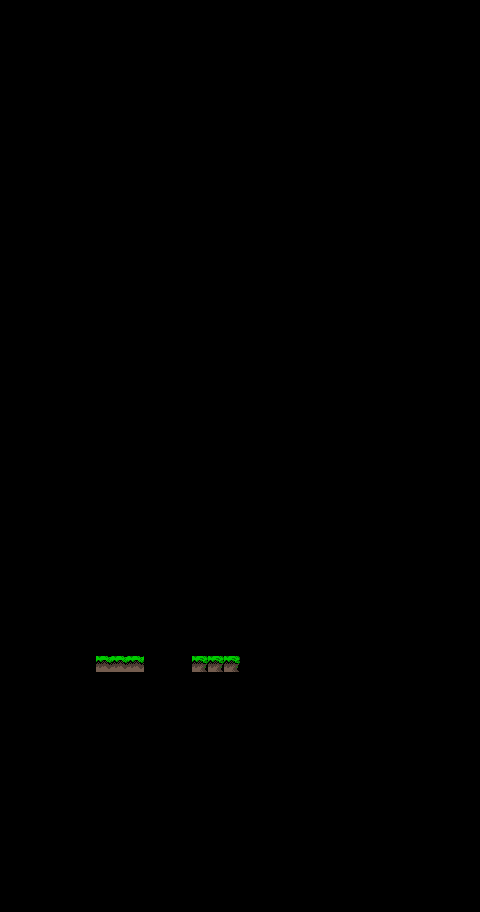

A level layout from a 2D game, rendered from its tile map. Below: a short description, then the map file with tile-grid data replaced by summaries:
An orthogonal 30x57 tile map with 16x16 px tiles, 1 tile layer (platforms) and 9 objects (7x Object, Player).

<map version="1.0" orientation="orthogonal" width="30" height="57" tilewidth="16" tileheight="16">
 <tileset firstgid="1" name="plattform" tilewidth="16" tileheight="16">
  <image source="plattform.png" width="256" height="256" />
 </tileset>
 <layer name="platforms" width="30" height="57">
  <data>[1710 cells, 26 non-empty, 3 distinct tile ids]</data>
 </layer>
 <objectgroup name="objects" width="30" height="57">
  <object name="start" type="Player" x="208" y="624" width="16" height="16" />
  <object x="400" y="640" height="16" />
  <object name="portal1" type="Object" x="112" y="896">
   <properties>
    <property name="class" value="Portal" />
    <property name="dir" value="1" />
    <property name="link" value="portal2" />
   </properties>
   <polyline points="-112,0 368,0" />
  </object>
  <object name="portal2" type="Object" x="112" y="16">
   <properties>
    <property name="class" value="Portal" />
    <property name="dir" value="-1" />
    <property name="link" value="portal1" />
   </properties>
   <polyline points="-112,0 368,0" />
  </object>
  <object name="kirby" type="Object" x="384" y="592" width="16" height="16">
   <properties>
    <property name="charges" value="inf" />
    <property name="class" value="Power" />
    <property name="power" value="kjump" />
   </properties>
  </object>
  <object name="portal3" type="Object" x="0" y="48">
   <properties>
    <property name="class" value="Portal" />
    <property name="dir" value="-1" />
    <property name="link" value="portal4" />
   </properties>
   <polyline points="0,-32 0,848" />
  </object>
  <object name="portal4" type="Object" x="480" y="48">
   <properties>
    <property name="class" value="Portal" />
    <property name="dir" value="1" />
    <property name="link" value="portal3" />
   </properties>
   <polyline points="0,-32 0,848" />
  </object>
  <object name="portal5" type="Object" x="192" y="672">
   <properties>
    <property name="class" value="Portal" />
    <property name="link" value="portal6" />
   </properties>
   <polyline points="0,0 -48,0" />
  </object>
  <object name="portal6" type="Object" x="144" y="624">
   <properties>
    <property name="class" value="Portal" />
    <property name="link" value="portal5" />
   </properties>
   <polyline points="0,0 0,48" />
  </object>
 </objectgroup>
</map>
